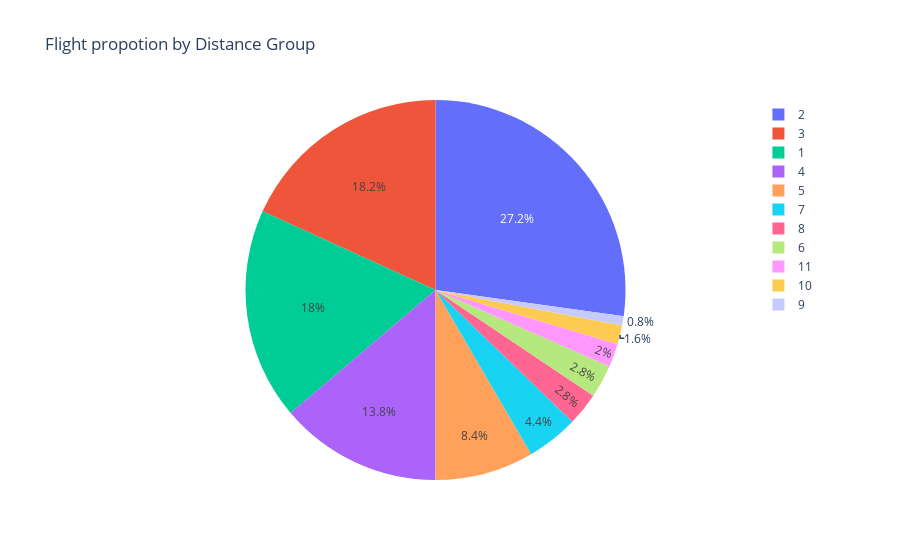

Notebook code cell kept with this figure:
### Markdown cell above
Let us represent the proportion of Flights by Distance Group (Flights indicated by numbers)

This plot should contain the following

* Title as **Flight propotion by Distance Group**.
* values should be **Flights**
* names should be **DistanceGroup**

### Code cell
## Write your code here
fig = px.pie(data, values='Flights', names='DistanceGroup', title='Flight propotion by Distance Group')
fig.show()

### Figure 1 — Plotly figure (JSON) as saved in the notebook; plotly's stock layout.template omitted (floating-point values rounded to 4 significant figures; data arrays with more than 128 entries replaced by an {"elided": "..."} marker saying what was removed)
{"data": [{"domain": {"x": [0, 1], "y": [0, 1]}, "hovertemplate": "DistanceGroup=%{label}<br>Flights=%{value}<extra></extra>", "labels": {"elided": "500 int values"}, "legendgroup": "", "name": "", "showlegend": true, "type": "pie", "values": {"elided": "500 int values"}}], "layout": {"autosize": true, "legend": {"tracegroupgap": 0}, "title": {"text": "Flight propotion by Distance Group"}}}
